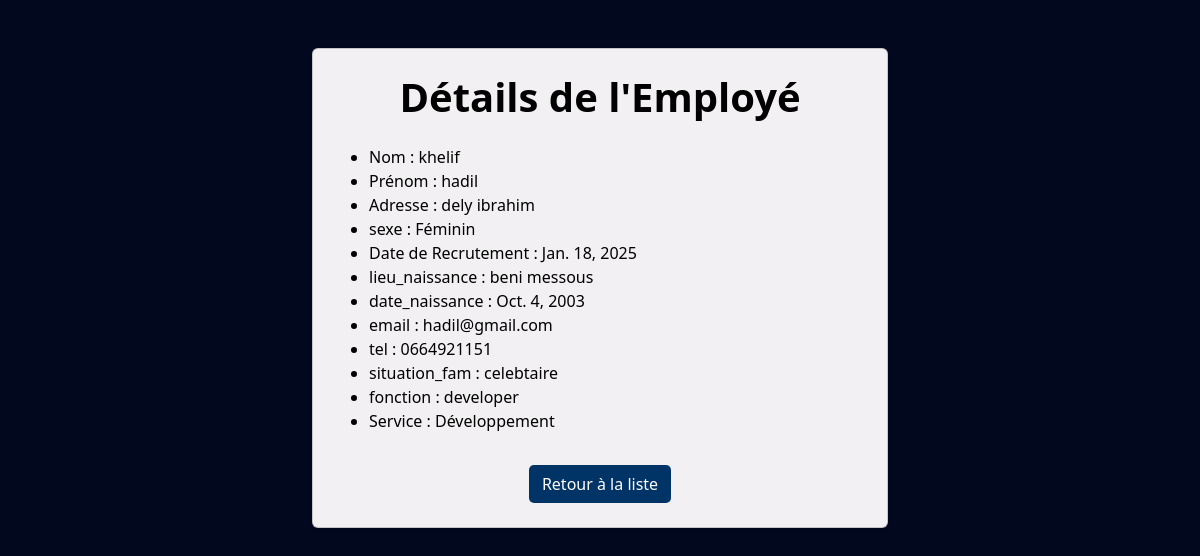
The page /detail_employe/1/ on the database its author committed.
### appRH/models.py (models this page shows, shortened)
class Employe(models.Model):
    user = models.OneToOneField(User, on_delete=models.CASCADE, null=True, blank=True)  # Relier chaque employé à un utilisateur
    nom = models.CharField(max_length=50)
    prenom = models.CharField(max_length=50)
    email = models.EmailField(unique=True)
    tel = models.CharField(max_length=10)  # Ajout d'une validation
    adresse = models.CharField(max_length=100)
    sexe = models.CharField(max_length=10, choices=[('Masculin', 'Masculin'), ('Féminin', 'Féminin')])
    lieu_naissance = models.CharField(max_length=50)
    date_naissance = models.DateField(null=True, blank=True)
    date_recrutement = models.DateField(auto_now_add=True)
    situation_fam = models.CharField(max_length=50)
    fonction = models.CharField(max_length=50)
    service = models.ForeignKey('Service', on_delete=models.CASCADE)

class Service(models.Model):
    code = models.CharField(max_length=10, unique=True)
    nom = models.CharField(max_length=50)
    description = models.TextField()

### appRH/views.py (the view)
# urls.py: path('detail_employe/<int:id>/', views.detail_employe, name='detail_employe'),
def detail_employe(request, id):
    try:
        employe = Employe.objects.get(id=id)
    except Employe.DoesNotExist:
        employe = None
    return render(request, "detailemploye.html", {"employe": employe})

### appRH/templates/detailemploye.html (shortened to what this page needs)
<!DOCTYPE html>
<html lang="fr">
{% load static %}
<head>
    <link rel="stylesheet" href="{% static 'css/bootstrap.min.css' %}">
</head>
<body style="background-color:rgb(2, 9, 31); color: white;">
    <div class="container mt-5" style="max-width: 50%;">
        <div class="card shadow-sm p-4" style="background-color : rgb(242, 240, 242);">
    {% if employe %}
        <h1 class="text-center fw-bold mb-4" style="color: black;">Détails de l'Employé</h1>
        <ul>  <div class="mb-3" style="color: black;">
            <li>Nom : {{ employe.nom }}</li>
            <li>Prénom : {{ employe.prenom }}</li>
            <li>Adresse : {{ employe.adresse}}</li>
            <li>sexe : {{ employe.sexe}}</li>
            <li>Date de Recrutement : {{ employe.date_recrutement }}</li>
            <li>lieu_naissance : {{ employe.lieu_naissance}}</li>
            <li>date_naissance : {{ employe.date_naissance}}</li>
            <li>email : {{ employe.email}}</li>
            <li>tel : {{ employe.tel}}</li>
            <li>situation_fam : {{ employe.situation_fam}}</li>
            <li>fonction : {{ employe.fonction}}</li>
            <li>Service : {{ employe.service.nom }}</li>
        </ul>
    {% else %}
        <p>Aucun employé trouvé.</p>
    {% endif %}
    <div class="d-flex justify-content-center">
        <a href="{% url 'liste_employes' %}"class="btn" style="background-color: #003366; color: white; border-radius: 5px;">Retour à la liste</a>
        </div>
    </div>
</body>
</html>

### rows shown on the page
Employe: nom "khelif", prenom "hadil", adresse "dely ibrahim", sexe "Féminin", date_recrutement "Jan. 18, 2025", lieu_naissance "beni messous", date_naissance "Oct. 4, 2003", email "hadil@gmail.com", tel "0664921151", situation_fam "celebtaire", fonction "developer", service.nom "Développement"
